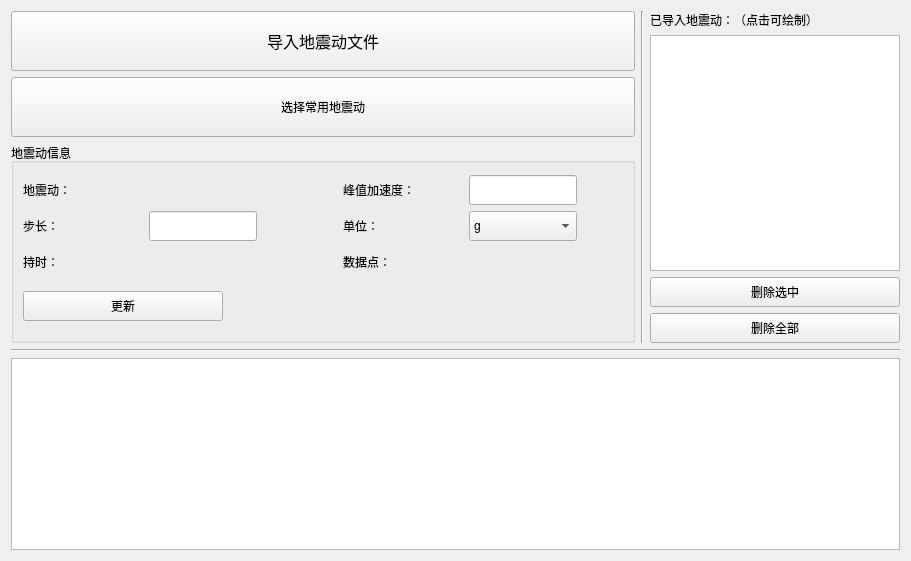
      <widget class="QWidget" name="tab">
       <attribute name="title">
        <string>导入地震动</string>
       </attribute>
       <layout class="QVBoxLayout" name="verticalLayout_5">
        <item>
         <layout class="QVBoxLayout" name="verticalLayout_4" stretch="0,0,4">
          <item>
           <layout class="QHBoxLayout" name="horizontalLayout_5" stretch="5,0,2">
            <item>
             <layout class="QVBoxLayout" name="verticalLayout_2" stretch="0,0,1">
              <item>
               <widget class="QPushButton" name="pushButton">
                <property name="minimumSize">
                 <size>
                  <width>0</width>
                  <height>60</height>
                 </size>
                </property>
                <property name="maximumSize">
                 <size>
                  <width>16777215</width>
                  <height>60</height>
                 </size>
                </property>
                <property name="font">
                 <font>
                  <family>宋体</family>
                  <pointsize>12</pointsize>
                 </font>
                </property>
                <property name="text">
                 <string>导入地震动文件</string>
                </property>
               </widget>
              </item>
              <item>
               <widget class="QPushButton" name="pushButton_2">
                <property name="minimumSize">
                 <size>
                  <width>0</width>
                  <height>60</height>
                 </size>
                </property>
                <property name="maximumSize">
                 <size>
                  <width>16777215</width>
                  <height>60</height>
                 </size>
                </property>
                <property name="text">
                 <string>选择常用地震动</string>
                </property>
               </widget>
              </item>
              <item>
               <widget class="QGroupBox" name="groupBox">
                <property name="minimumSize">
                 <size>
                  <width>0</width>
                  <height>200</height>
                 </size>
                </property>
                <property name="maximumSize">
                 <size>
                  <width>16777215</width>
                  <height>16777215</height>
                 </size>
                </property>
                <property name="title">
                 <string>地震动信息</string>
                </property>
                <layout class="QVBoxLayout" name="verticalLayout" stretch="6,1">
                 <item>
                  <layout class="QGridLayout" name="gridLayout" rowstretch="0,0,0" rowminimumheight="30,30,30">
                   <item row="1" column="0">
                    <widget class="QLabel" name="label_2">
                     <property name="minimumSize">
                      <size>
                       <width>120</width>
                       <height>30</height>
                      </size>
                     </property>
                     <property name="maximumSize">
                      <size>
                       <width>16777215</width>
                       <height>30</height>
                      </size>
                     </property>
                     <property name="text">
                      <string>步长：</string>
                     </property>
                    </widget>
                   </item>
                   <item row="2" column="4">
                    <widget class="QLabel" name="label_9">
                     <property name="maximumSize">
                      <size>
                       <width>16777215</width>
                       <height>30</height>
                      </size>
                     </property>
                     <property name="baseSize">
                      <size>
                       <width>0</width>
                       <height>30</height>
                      </size>
                     </property>
                     <property name="text">
                      <string/>
                     </property>
                    </widget>
                   </item>
                   <item row="2" column="3">
                    <widget class="QLabel" name="label_3">
                     <property name="minimumSize">
                      <size>
                       <width>120</width>
                       <height>30</height>
                      </size>
                     </property>
                     <property name="maximumSize">
                      <size>
                       <width>16777215</width>
                       <height>30</height>
                      </size>
                     </property>
                     <property name="text">
                      <string>数据点：</string>
                     </property>
                    </widget>
                   </item>
                   <item row="2" column="2">
                    <spacer name="horizontalSpacer_3">
                     <property name="orientation">
                      <enum>Qt::Horizontal</enum>
                     </property>
                     <property name="sizeHint" stdset="0">
                      <size>
                       <width>40</width>
                       <height>20</height>
                      </size>
                     </property>
                    </spacer>
                   </item>
                   <item row="1" column="2">
                    <spacer name="horizontalSpacer_2">
                     <property name="orientation">
                      <enum>Qt::Horizontal</enum>
                     </property>
                     <property name="sizeHint" stdset="0">
                      <size>
                       <width>40</width>
                       <height>20</height>
                      </size>
                     </property>
                    </spacer>
                   </item>
                   <item row="1" column="1">
                    <widget class="QLineEdit" name="lineEdit">
                     <property name="minimumSize">
                      <size>
                       <width>0</width>
                       <height>30</height>
                      </size>
                     </property>
                     <property name="maximumSize">
                      <size>
                       <width>16777215</width>
                       <height>30</height>
                      </size>
                     </property>
                    </widget>
                   </item>
                   <item row="1" column="3">
                    <widget class="QLabel" name="label_4">
                     <property name="minimumSize">
                      <size>
                       <width>120</width>
                       <height>30</height>
                      </size>
                     </property>
                     <property name="maximumSize">
                      <size>
                       <width>16777215</width>
                       <height>30</height>
                      </size>
                     </property>
                     <property name="text">
                      <string>单位：</string>
                     </property>
                    </widget>
                   </item>
                   <item row="0" column="2">
                    <spacer name="horizontalSpacer">
                     <property name="orientation">
                      <enum>Qt::Horizontal</enum>
                     </property>
                     <property name="sizeHint" stdset="0">
                      <size>
                       <width>80</width>
                       <height>20</height>
                      </size>
                     </property>
                    </spacer>
                   </item>
                   <item row="2" column="0">
                    <widget class="QLabel" name="label_6">
                     <property name="minimumSize">
                      <size>
                       <width>120</width>
                       <height>30</height>
                      </size>
                     </property>
                     <property name="maximumSize">
                      <size>
                       <width>16777215</width>
                       <height>30</height>
                      </size>
                     </property>
                     <property name="text">
                      <string>持时：</string>
                     </property>
                    </widget>
                   </item>
                   <item row="0" column="3">
                    <widget class="QLabel" name="label_7">
                     <property name="minimumSize">
                      <size>
                       <width>120</width>
                       <height>30</height>
                      </size>
                     </property>
                     <property name="maximumSize">
                      <size>
                       <width>16777215</width>
                       <height>30</height>
                      </size>
                     </property>
                     <property name="text">
                      <string>峰值加速度：</string>
                     </property>
                    </widget>
                   </item>
                   <item row="0" column="4">
                    <widget class="QLineEdit" name="lineEdit_4">
                     <property name="minimumSize">
                      <size>
                       <width>0</width>
                       <height>30</height>
                      </size>
                     </property>
                     <property name="maximumSize">
                      <size>
                       <width>16777215</width>
                       <height>30</height>
                      </size>
                     </property>
                    </widget>
                   </item>
                   <item row="0" column="0">
                    <widget class="QLabel" name="label">
                     <property name="minimumSize">
                      <size>
                       <width>120</width>
                       <height>30</height>
                      </size>
                     </property>
                     <property name="maximumSize">
                      <size>
                       <width>16777215</width>
                       <height>30</height>
                      </size>
                     </property>
                     <property name="text">
                      <string>地震动：</string>
                     </property>
                    </widget>
                   </item>
                   <item row="2" column="1">
                    <widget class="QLabel" name="label_8">
                     <property name="minimumSize">
                      <size>
                       <width>0</width>
                       <height>30</height>
                      </size>
                     </property>
                     <property name="maximumSize">
                      <size>
                       <width>16777215</width>
                       <height>30</height>
                      </size>
                     </property>
                     <property name="text">
                      <string/>
                     </property>
                    </widget>
                   </item>
                   <item row="0" column="5">
                    <spacer name="horizontalSpacer_4">
                     <property name="orientation">
                      <enum>Qt::Horizontal</enum>
                     </property>
                     <property name="sizeHint" stdset="0">
                      <size>
                       <width>40</width>
                       <height>20</height>
                      </size>
                     </property>
                    </spacer>
                   </item>
                   <item row="1" column="4">
                    <widget class="QComboBox" name="comboBox">
                     <property name="minimumSize">
                      <size>
                       <width>0</width>
                       <height>30</height>
                      </size>
                     </property>
                     <property name="maximumSize">
                      <size>
                       <width>16777215</width>
                       <height>30</height>
                      </size>
                     </property>
                     <item>
                      <property name="text">
                       <string>g</string>
                      </property>
                     </item>
                     <item>
                      <property name="text">
                       <string>mm/s^2</string>
                      </property>
                     </item>
                     <item>
                      <property name="text">
                       <string>cm/s^2</string>
                      </property>
                     </item>
                     <item>
                      <property name="text">
                       <string>m/s^2</string>
                      </property>
                     </item>
                    </widget>
                   </item>
                   <item row="0" column="1">
                    <widget class="QLabel" name="label_12">
                     <property name="minimumSize">
                      <size>
                       <width>0</width>
                       <height>30</height>
                      </size>
                     </property>
                     <property name="maximumSize">
                      <size>
                       <width>16777215</width>
                       <height>30</height>
                      </size>
                     </property>
                     <property name="text">
                      <string/>
                     </property>
                    </widget>
                   </item>
                  </layout>
                 </item>
                 <item>
                  <layout class="QHBoxLayout" name="horizontalLayout_2" stretch="0,1">
                   <item>
                    <widget class="QPushButton" name="pushButton_3">
                     <property name="minimumSize">
                      <size>
                       <width>200</width>
                       <height>30</height>
                      </size>
                     </property>
                     <property name="maximumSize">
                      <size>
                       <width>16777215</width>
                       <height>30</height>
                      </size>
                     </property>
                     <property name="text">
                      <string>更新</string>
                     </property>
                    </widget>
                   </item>
                   <item>
                    <widget class="QLabel" name="label_5">
                     <property name="maximumSize">
                      <size>
                       <width>16777215</width>
                       <height>40</height>
                      </size>
                     </property>
                     <property name="text">
                      <string/>
                     </property>
                    </widget>
                   </item>
                  </layout>
                 </item>
                </layout>
               </widget>
              </item>
             </layout>
            </item>
            <item>
             <widget class="Line" name="line_2">
              <property name="orientation">
               <enum>Qt::Vertical</enum>
              </property>
             </widget>
            </item>
            <item>
             <layout class="QVBoxLayout" name="verticalLayout_3" stretch="0,1,0,0">
              <item>
               <widget class="QLabel" name="label_11">
                <property name="text">
                 <string>已导入地震动：（点击可绘制）</string>
                </property>
               </widget>
              </item>
              <item>
               <widget class="QListWidget" name="listWidget"/>
              </item>
              <item>
               <widget class="QPushButton" name="pushButton_5">
                <property name="minimumSize">
                 <size>
                  <width>0</width>
                  <height>30</height>
                 </size>
                </property>
                <property name="text">
                 <string>删除选中</string>
                </property>
               </widget>
              </item>
              <item>
               <widget class="QPushButton" name="pushButton_4">
                <property name="minimumSize">
                 <size>
                  <width>0</width>
                  <height>30</height>
                 </size>
                </property>
                <property name="text">
                 <string>删除全部</string>
                </property>
               </widget>
              </item>
             </layout>
            </item>
           </layout>
          </item>
          <item>
           <widget class="Line" name="line">
            <property name="orientation">
             <enum>Qt::Horizontal</enum>
            </property>
           </widget>
          </item>
          <item>
           <widget class="QGraphicsView" name="graphicsView"/>
          </item>
         </layout>
        </item>
       </layout>
      </widget>
